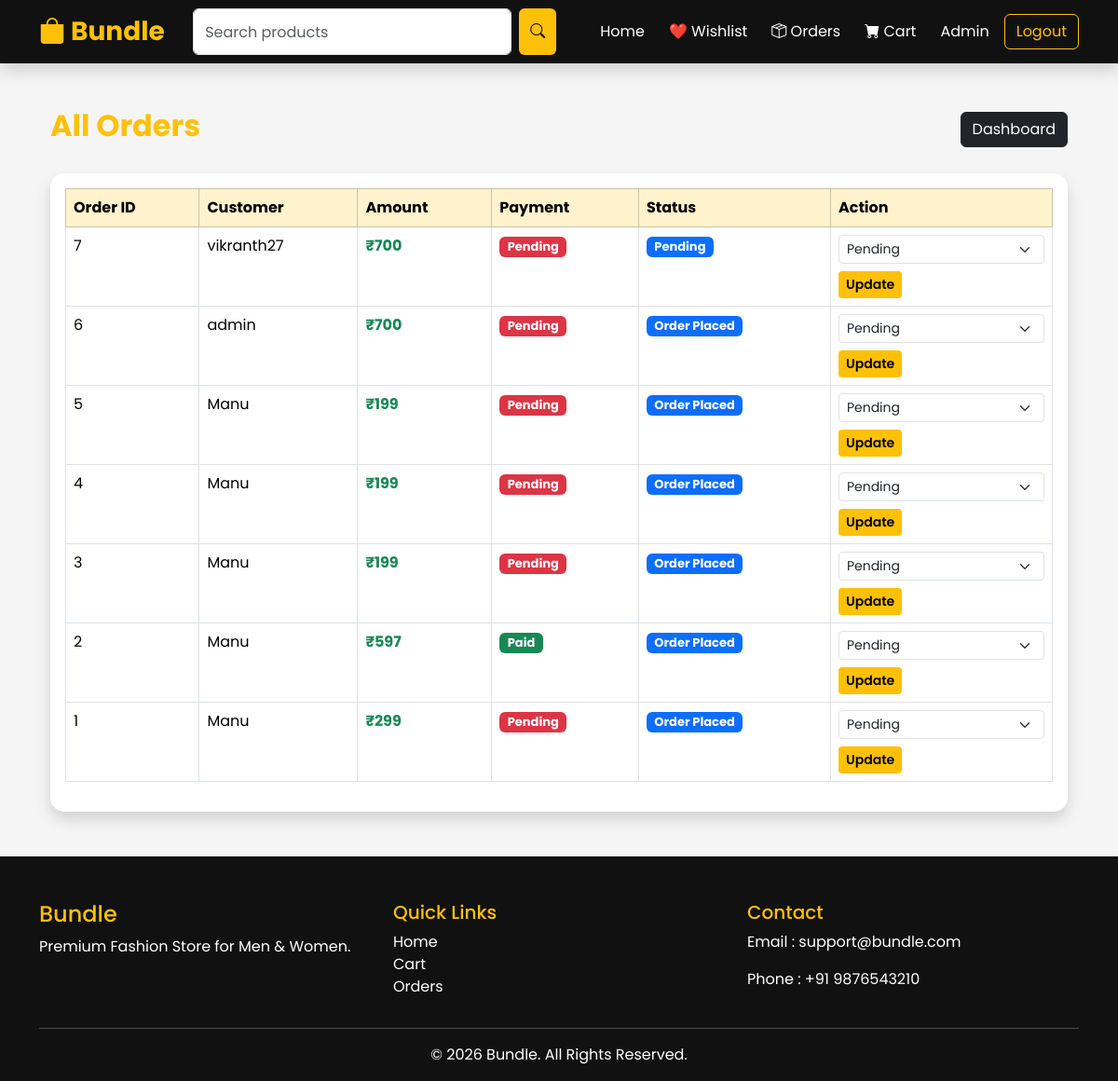
Screenshot of /orders (signed in) with the database file from the repository.
### app.py (models this page shows)
class Order(db.Model):
    __tablename__ = "order"
    id = db.Column(
        db.Integer,
        primary_key=True
    )
    user_id = db.Column(
        db.Integer,
        db.ForeignKey("user.id")
    )
    fullname = db.Column(
        db.String(150),
        nullable=False
    )
    mobile = db.Column(
        db.String(20),
        nullable=False
    )
    address = db.Column(
        db.Text,
        nullable=False
    )
    city = db.Column(
        db.String(100),
        nullable=False
    )
    state = db.Column(
        db.String(100),
        nullable=False
    )
    pincode = db.Column(
        db.String(20),
        nullable=False
    )
    landmark = db.Column(
        db.String(200)
    )
    instructions = db.Column(
        db.Text
    )
    total = db.Column(
        db.Integer,
        nullable=False
    )
    payment_method = db.Column(
        db.String(50),
        nullable=False
    )
    payment_status = db.Column(
        db.String(50),
        default="Pending"
    )
    payment_id = db.Column(
        db.String(200)
    )
    status = db.Column(
        db.String(50),
        default="Order Placed"
    )
    created_at = db.Column(
        db.DateTime,
        default=datetime.utcnow
    )
    user = db.relationship(
        "User",
        backref="orders"
    )

class User(UserMixin, db.Model):
    id = db.Column(
        db.Integer,
        primary_key=True
    )
    username = db.Column(
        db.String(100),
        nullable=False
    )
    email = db.Column(
        db.String(120),
        unique=True,
        nullable=False
    )
    password = db.Column(
        db.String(200),
        nullable=False
    )
    is_admin = db.Column(
        db.Boolean,
        default=False
    )

### app.py (the view)
@app.route("/orders")
@login_required
def orders():
    if not current_user.is_admin:
        return redirect(url_for("home"))
    orders = Order.query.order_by(
        Order.created_at.desc()
    ).all()
    return render_template(
        "orders.html",
        orders=orders
    )

### app.py (called while the page is built)
@login_manager.user_loader
def load_user(user_id):
    return User.query.get(int(user_id))

### templates/orders.html (shortened to what this page needs)
{% extends "base.html" %}
{% block content %}
<div class="container my-5">
    <div class="d-flex justify-content-between align-items-center mb-4">
        <h2 class="text-warning">
            All Orders
        </h2>
        <a href="{{ url_for('admin') }}"
           class="btn btn-dark">
            Dashboard
        </a>
    </div>
    <div class="card shadow">
        <div class="card-body">
            <div class="table-responsive">
                <table class="table table-bordered table-hover">
                    <thead class="table-warning">
                        <tr>
                            <th>Order ID</th>
                            <th>Customer</th>
                            <th>Amount</th>
                            <th>Payment</th>
                            <th>Status</th>
                            <th>Action</th>
                        </tr>
                    </thead>
                    <tbody>
                    {% for order in orders %}
                    <tr>
                        <td>
                            {{ order.id }}
                        </td>
                        <td>
                            {{ order.user.username if order.user else "Unknown" }}
                        </td>
                        <td class="text-success">
                            ₹{{ order.total }}
                        </td>
                        <td>
                            {% if order.payment_status=="Paid" %}
                            <span class="badge bg-success">
                                Paid
                            </span>
                            {% else %}
                            <span class="badge bg-danger">
                                Pending
                            </span>
                            {% endif %}
                        </td>
                        <td>
                            <span class="badge bg-primary">
                                {{ order.status }}
                            </span>
                        </td>
                        <td>
                            <form method="POST"
                                  action="{{ url_for('update_order', id=order.id) }}">
                                <select
                                    name="status"
                                    class="form-select form-select-sm mb-2">
                                    <option>Pending</option>
                                </select>
                                <button
                                    class="btn btn-warning btn-sm">
                                    Update
                                </button>
                            </form>
                        </td>
                    </tr>
                    {% endfor %}
                    </tbody>
                </table>
            </div>
        </div>
    </div>
</div>
{% endblock %}

### static/css/style.css (style rules this page uses)
* { margin:0; padding:0; box-sizing:border-box; font-family:'Poppins',sans-serif; }
body { background:#f5f5f5; color:#222; }
.btn-warning { background:#ffc107; border:none; font-weight:600; }
h2 { font-weight:700; }
.card { border:none; transition:.4s; border-radius:15px; }
.text-success { font-weight:bold; }
.badge { font-size:13px; }
form button { border-radius:30px; }
.table { background:white; }
table { background:white; }

### rows the page displays
Order: id "7", user "vikranth27", total "700", payment_status "Pending", status "Pending"
Order: id "6", user "admin", total "700", payment_status "Pending", status "Order Placed"
Order: id "5", user "Manu", total "199", payment_status "Pending", status "Order Placed"
Order: id "4", user "Manu", total "199", payment_status "Pending", status "Order Placed"
Order: id "3", user "Manu", total "199", payment_status "Pending", status "Order Placed"
Order: id "2", user "Manu", total "597", payment_status "Paid", status "Order Placed"
Order: id "1", user "Manu", total "299", payment_status "Pending", status "Order Placed"
